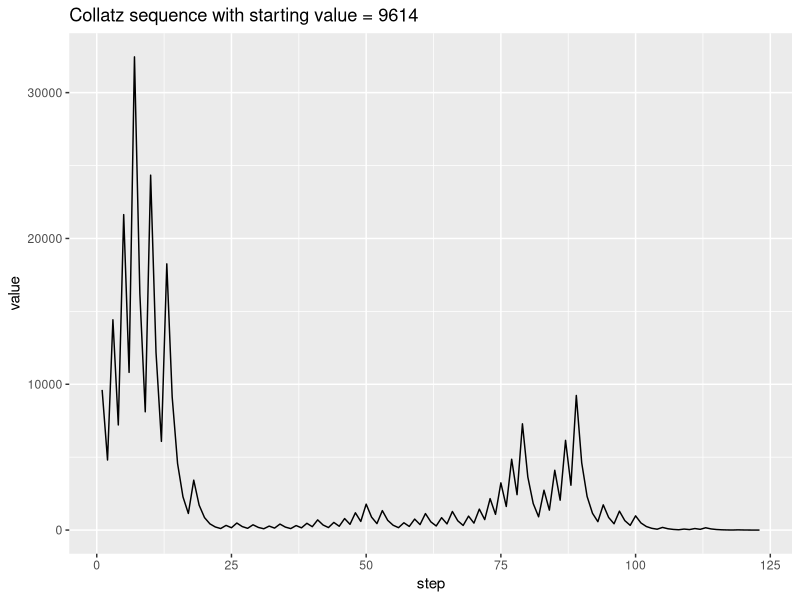
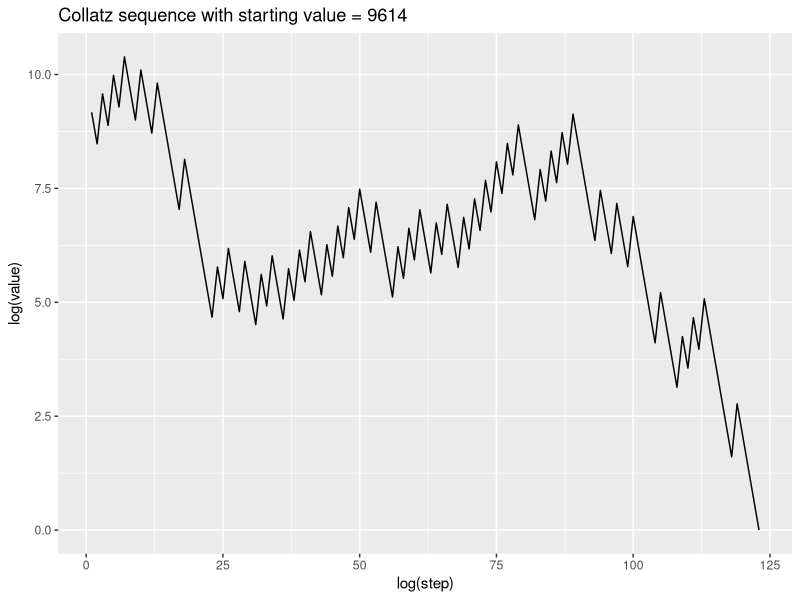
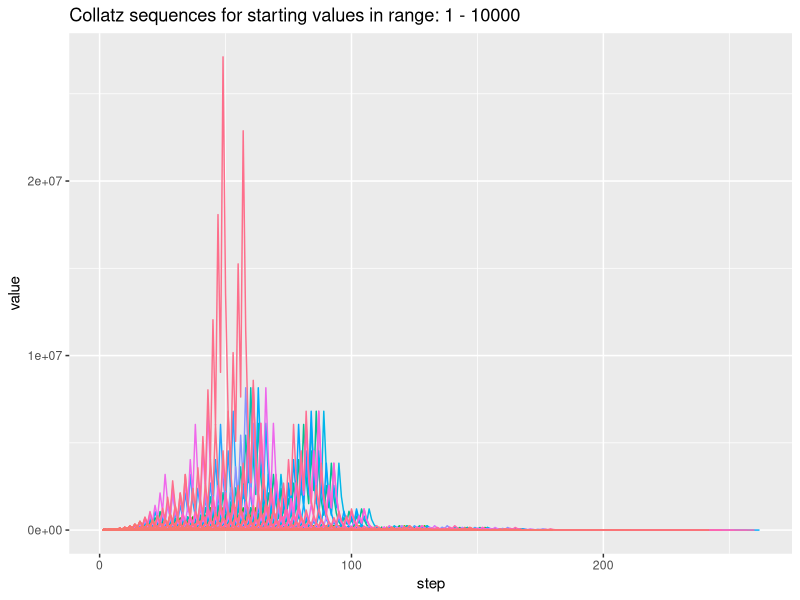
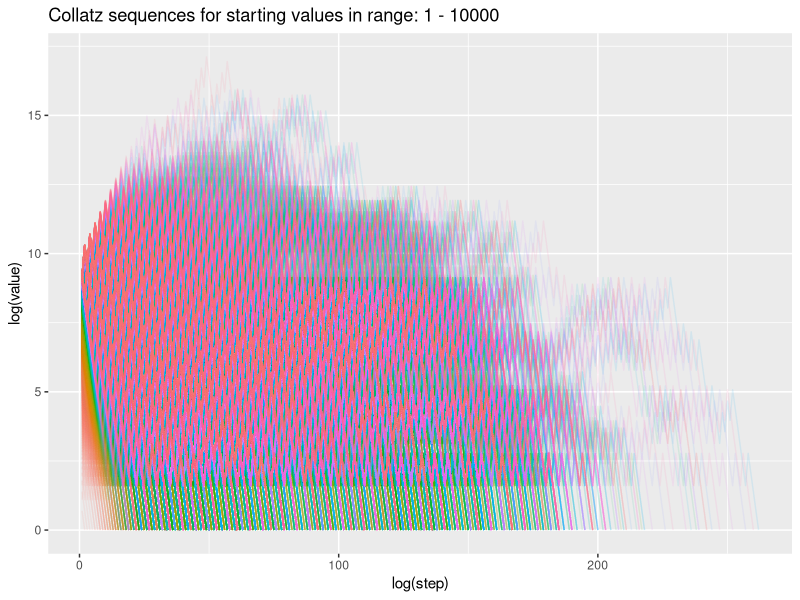
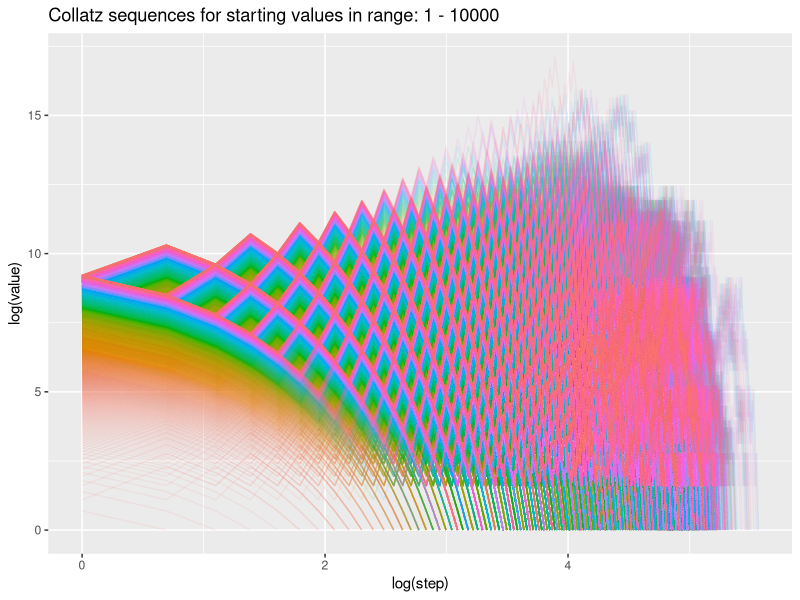
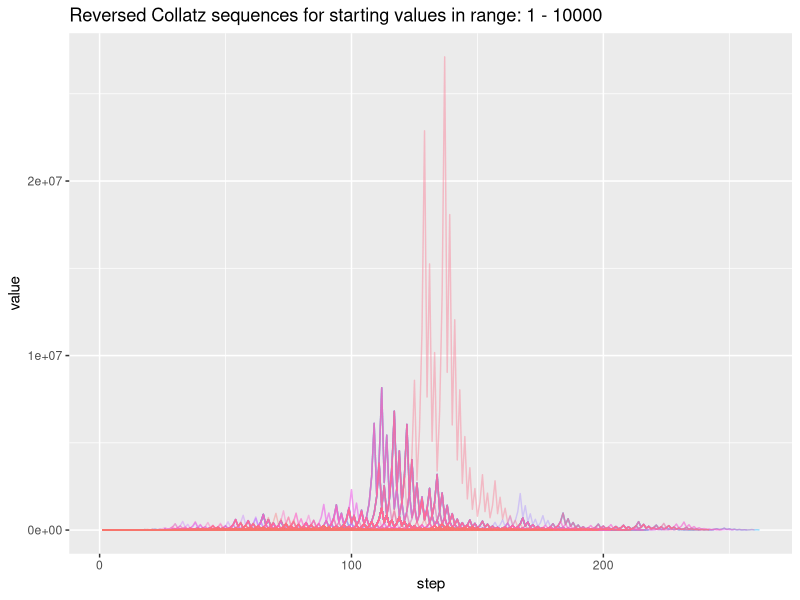
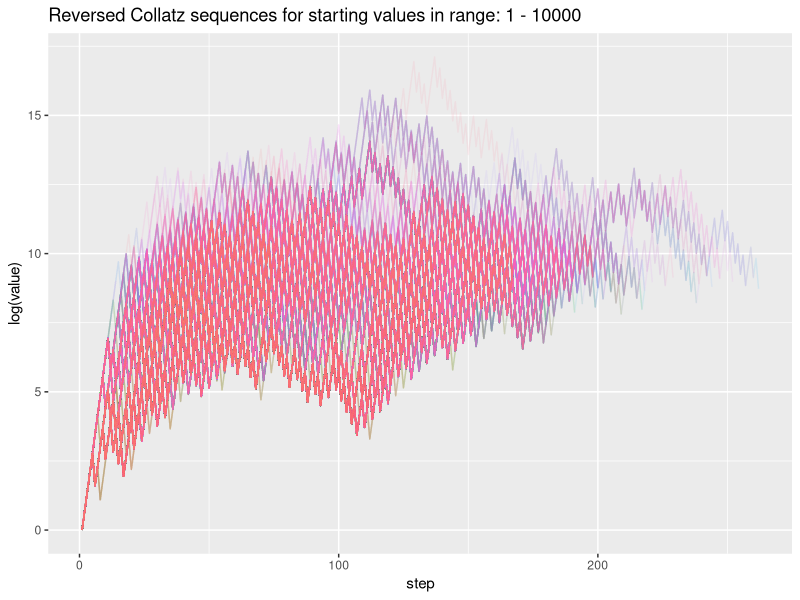
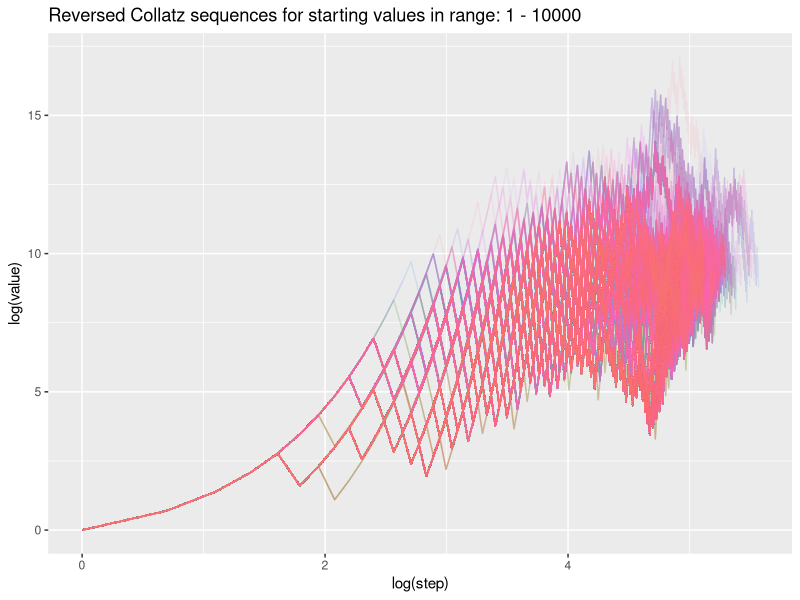

R code for these plots, in order:
## ---- chunk 1
knitr::opts_chunk$set(echo = TRUE)
library(tidyverse)
## ---- chunk 2
collatz_even <- function(even_int){
  return(even_int / 2)
}

collatz_odd <- function(odd_int){
  return(3 * odd_int + 1)
}
## ---- chunk 3
seeds <- 1:10000
max_s <- 1000
## ---- chunk 4
collatz_brute_force <- function(start_int, max_steps = 1000){
  new_val <- start_int
  steps <- c(new_val)
  step_count <- 0
  
  # This while statement could never disprove the Collatz conjecture if one start 
  # integer were to lead to infinity, because it has no way of knowing that the 
  # there is no solution, and without a break condition, it would naively keep 
  # running the function ad infinitum. (it has been shown that there are no 
  # starting values that disprove the Collatz conjecture inferior to 2^68)
  
  while(new_val != 1) {
    step_count <- step_count + 1
    if(new_val %% 2 == 0){
      new_val <- collatz_even(new_val)
      steps <- c(steps, new_val)}
    else{
      new_val <- collatz_odd(new_val)
      steps <- c(steps, new_val)}
    if(step_count > max_steps){
      break
    }
  }
  return(list(steps))
}
## ---- chunk 5
# collecting the data
collatz_data <- data.frame(seed = seeds)

collatz_data <- collatz_data %>% 
  rowwise() %>% 
  mutate(sequence = list(collatz_brute_force(seed, max_steps = max_s))) %>% 
  unnest(sequence) %>% 
  rowwise() %>% 
  mutate(max_val = max(sequence),
         n_steps = length(sequence)) %>% 
  mutate(step_index = list(1:n_steps))

collatz_data
## ---- chunk 6
# standard plot
set.seed(0)
seed_value <- sample(seeds, 1)

collatz_data %>% 
  filter(seed == seed_value)%>% 
  select(sequence) %>% 
  unnest(sequence) %>% 
  ggplot(aes(x = 1:length(sequence), y = sequence)) +
  geom_line() +
  labs(x = "step", y = "value", title = print(paste0("Collatz sequence with starting value = ", seed_value)))
## ---- chunk 7
# semi-log plot
collatz_data %>% 
  filter(seed == seed_value)%>% 
  select(sequence) %>% 
  unnest(sequence) %>% 
  ggplot(aes(x = (1:length(sequence)), y = log(sequence))) +
  geom_line() +
  labs(x = "log(step)", y = "log(value)", title = print(paste0("Collatz sequence with starting value = ", seed_value)))
## ---- chunk 8
# preparing the data
collatz_sequences <- collatz_data %>% 
  select(seed, sequence, step_index) %>%
  unnest(c(sequence, step_index)) %>% 
  pivot_longer(cols = -c(step_index, seed), names_to = "variable", values_to = "values") %>% 
  select(-variable)
## ---- chunk 9
# standard plot
collatz_sequences %>% 
  ggplot(aes(x = step_index, y = values, colour = as.factor(seed))) +
  geom_line() + theme(legend.position = "none") +
  labs(title = paste0("Collatz sequences for starting values in range: ", range(seeds)[1], " - ", range(seeds)[2]),
       x = "step", y = "value")

# log-log plot
collatz_sequences %>% 
  ggplot(aes(x = (step_index), y = log(values), colour = as.factor(seed))) +
  geom_line(alpha = 0.1) + theme(legend.position = "none") +
  labs(title = paste0("Collatz sequences for starting values in range: ", range(seeds)[1], " - ", range(seeds)[2]),
       x = "log(step)", y = "log(value)")

# log-log plot
collatz_sequences %>% 
  ggplot(aes(x = log(step_index), y = log(values), colour = as.factor(seed))) +
  geom_line(alpha = 0.1) + theme(legend.position = "none") +
  labs(title = paste0("Collatz sequences for starting values in range: ", range(seeds)[1], " - ", range(seeds)[2]),
       x = "log(step)", y = "log(value)")
## ---- chunk 10
# preparing the data
collatz_sequences_rev <- collatz_data %>% 
  select(seed, sequence, step_index) %>%
  rowwise() %>% 
  mutate(step_index = list(rev(step_index))) %>% 
  unnest(c(sequence, step_index)) %>% 
  pivot_longer(cols = -c(step_index, seed), names_to = "variable", values_to = "values") %>% 
  select(-variable) 

# standard plot
collatz_sequences_rev %>% 
  ggplot(aes(x = step_index, y = values, colour = as.factor(seed))) +
  geom_line(alpha = 0.4) + theme(legend.position = "none") +
  labs(title = paste0("Reversed Collatz sequences for starting values in range: ", range(seeds)[1], " - ", range(seeds)[2]),
       x = "step", y = "value")

# semi-log plot
collatz_sequences_rev %>% 
  ggplot(aes(x = step_index, y = log(values), colour = as.factor(seed))) +
  geom_line(alpha = 0.1) + theme(legend.position = "none") +
  labs(title = paste0("Reversed Collatz sequences for starting values in range: ", range(seeds)[1], " - ", range(seeds)[2]),
       x = "step", y = "log(value)")

# log-log plot
collatz_sequences_rev %>% 
  ggplot(aes(x = log(step_index), y = log(values), colour = as.factor(seed))) +
  geom_line(alpha = 0.1) + theme(legend.position = "none") +
  labs(title = paste0("Reversed Collatz sequences for starting values in range: ", range(seeds)[1], " - ", range(seeds)[2]),
       x = "log(step)", y = "log(value)")
## ---- chunk 11
collatz_data %>% 
  ggplot(aes(x = seed, y = n_steps, colour = log(max_val))) +
  geom_point(size = .6) +

  labs(title = paste0("Steps to 1 for Collatz sequences with starting values in range: ", 
                      range(seeds)[1], " - ", range(seeds)[2]),
       x = "starting value", y = "number of steps to 1", colour = "log(highest reached point)") +
  theme(legend.position="bottom") +
  scale_color_gradientn(colours = rainbow(2))

collatz_data %>% 
  ggplot(aes(x = log(seed), y = log(max_val), colour = n_steps)) +
  geom_point() + 
  labs(title = paste0("Highest reached points \nfor Collatz sequences with starting values in range: ", 
                      range(seeds)[1], " - ", range(seeds)[2]),
       x = "log(starting value)", y = "log(highest point)", colour = "n steps to 1") +
  scale_color_gradientn(colours = rainbow(2))

collatz_data %>% 
  ggplot(aes(x = log(seed), y = log(max_val-seed), colour = n_steps)) +
  geom_point() +
  labs(title = paste0("Highest reached points above initial value \nfor Collatz sequences with starting values in range: ", range(seeds)[1], " - ", range(seeds)[2]),
       x = "log(starting value)", y = "log(highest point - starting value)", colour = "n steps to 1") +
  scale_color_gradientn(colours = rainbow(2))
